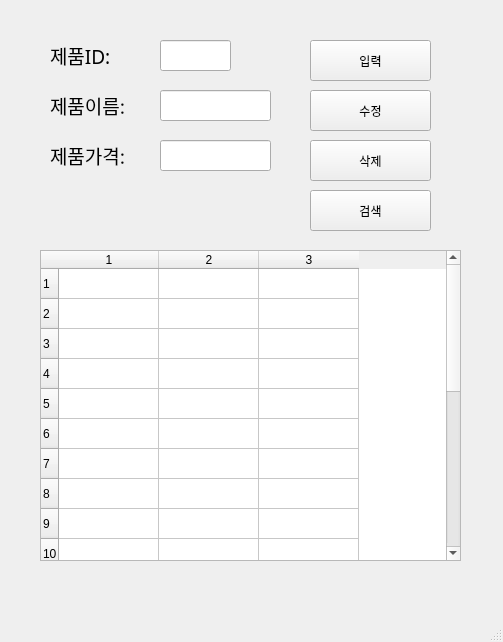
<?xml version="1.0" encoding="UTF-8"?>
<ui version="4.0">
 <class>MainWindow</class>
 <widget class="QMainWindow" name="MainWindow">
  <property name="geometry">
   <rect>
    <x>0</x>
    <y>0</y>
    <width>503</width>
    <height>642</height>
   </rect>
  </property>
  <property name="windowTitle">
   <string>MainWindow</string>
  </property>
  <widget class="QWidget" name="centralwidget">
   <widget class="QLabel" name="label">
    <property name="geometry">
     <rect>
      <x>50</x>
      <y>40</y>
      <width>91</width>
      <height>31</height>
     </rect>
    </property>
    <property name="font">
     <font>
      <family>맑은 고딕</family>
      <pointsize>14</pointsize>
     </font>
    </property>
    <property name="text">
     <string>제품ID:</string>
    </property>
   </widget>
   <widget class="QLabel" name="label_2">
    <property name="geometry">
     <rect>
      <x>50</x>
      <y>90</y>
      <width>101</width>
      <height>31</height>
     </rect>
    </property>
    <property name="font">
     <font>
      <family>맑은 고딕</family>
      <pointsize>14</pointsize>
     </font>
    </property>
    <property name="text">
     <string>제품이름:</string>
    </property>
   </widget>
   <widget class="QLabel" name="label_3">
    <property name="geometry">
     <rect>
      <x>50</x>
      <y>140</y>
      <width>101</width>
      <height>31</height>
     </rect>
    </property>
    <property name="font">
     <font>
      <family>맑은 고딕</family>
      <pointsize>14</pointsize>
     </font>
    </property>
    <property name="text">
     <string>제품가격:</string>
    </property>
   </widget>
   <widget class="QLineEdit" name="prodID">
    <property name="geometry">
     <rect>
      <x>160</x>
      <y>40</y>
      <width>71</width>
      <height>31</height>
     </rect>
    </property>
   </widget>
   <widget class="QLineEdit" name="prodName">
    <property name="geometry">
     <rect>
      <x>160</x>
      <y>90</y>
      <width>111</width>
      <height>31</height>
     </rect>
    </property>
   </widget>
   <widget class="QLineEdit" name="prodPrice">
    <property name="geometry">
     <rect>
      <x>160</x>
      <y>140</y>
      <width>111</width>
      <height>31</height>
     </rect>
    </property>
   </widget>
   <widget class="QPushButton" name="pushButton">
    <property name="geometry">
     <rect>
      <x>310</x>
      <y>40</y>
      <width>121</width>
      <height>41</height>
     </rect>
    </property>
    <property name="text">
     <string>입력</string>
    </property>
   </widget>
   <widget class="QPushButton" name="pushButton_2">
    <property name="geometry">
     <rect>
      <x>310</x>
      <y>90</y>
      <width>121</width>
      <height>41</height>
     </rect>
    </property>
    <property name="text">
     <string>수정</string>
    </property>
   </widget>
   <widget class="QPushButton" name="pushButton_3">
    <property name="geometry">
     <rect>
      <x>310</x>
      <y>140</y>
      <width>121</width>
      <height>41</height>
     </rect>
    </property>
    <property name="text">
     <string>삭제</string>
    </property>
   </widget>
   <widget class="QPushButton" name="pushButton_4">
    <property name="geometry">
     <rect>
      <x>310</x>
      <y>190</y>
      <width>121</width>
      <height>41</height>
     </rect>
    </property>
    <property name="text">
     <string>검색</string>
    </property>
   </widget>
   <widget class="QTableWidget" name="tableWidget">
    <property name="geometry">
     <rect>
      <x>40</x>
      <y>250</y>
      <width>421</width>
      <height>311</height>
     </rect>
    </property>
    <property name="rowCount">
     <number>20</number>
    </property>
    <property name="columnCount">
     <number>3</number>
    </property>
    <row/>
    <row/>
    <row/>
    <row/>
    <row/>
    <row/>
    <row/>
    <row/>
    <row/>
    <row/>
    <row/>
    <row/>
    <row/>
    <row/>
    <row/>
    <row/>
    <row/>
    <row/>
    <row/>
    <row/>
    <column/>
    <column/>
    <column/>
   </widget>
  </widget>
  <widget class="QMenuBar" name="menubar">
   <property name="geometry">
    <rect>
     <x>0</x>
     <y>0</y>
     <width>503</width>
     <height>33</height>
    </rect>
   </property>
  </widget>
  <widget class="QStatusBar" name="statusbar"/>
 </widget>
 <resources/>
 <connections>
  <connection>
   <sender>pushButton</sender>
   <signal>clicked()</signal>
   <receiver>MainWindow</receiver>
   <slot>addProduct()</slot>
   <hints>
    <hint type="sourcelabel">
     <x>372</x>
     <y>89</y>
    </hint>
    <hint type="destinationlabel">
     <x>457</x>
     <y>134</y>
    </hint>
   </hints>
  </connection>
  <connection>
   <sender>pushButton_2</sender>
   <signal>clicked()</signal>
   <receiver>MainWindow</receiver>
   <slot>updateProduct()</slot>
   <hints>
    <hint type="sourcelabel">
     <x>379</x>
     <y>144</y>
    </hint>
    <hint type="destinationlabel">
     <x>491</x>
     <y>185</y>
    </hint>
   </hints>
  </connection>
  <connection>
   <sender>pushButton_4</sender>
   <signal>clicked()</signal>
   <receiver>MainWindow</receiver>
   <slot>getProduct()</slot>
   <hints>
    <hint type="sourcelabel">
     <x>375</x>
     <y>246</y>
    </hint>
    <hint type="destinationlabel">
     <x>483</x>
     <y>274</y>
    </hint>
   </hints>
  </connection>
  <connection>
   <sender>pushButton_3</sender>
   <signal>clicked()</signal>
   <receiver>MainWindow</receiver>
   <slot>removeProduct()</slot>
   <hints>
    <hint type="sourcelabel">
     <x>413</x>
     <y>192</y>
    </hint>
    <hint type="destinationlabel">
     <x>480</x>
     <y>229</y>
    </hint>
   </hints>
  </connection>
 </connections>
 <slots>
  <slot>addProduct()</slot>
  <slot>removeProduct()</slot>
  <slot>updateProduct()</slot>
  <slot>getProduct()</slot>
 </slots>
</ui>
